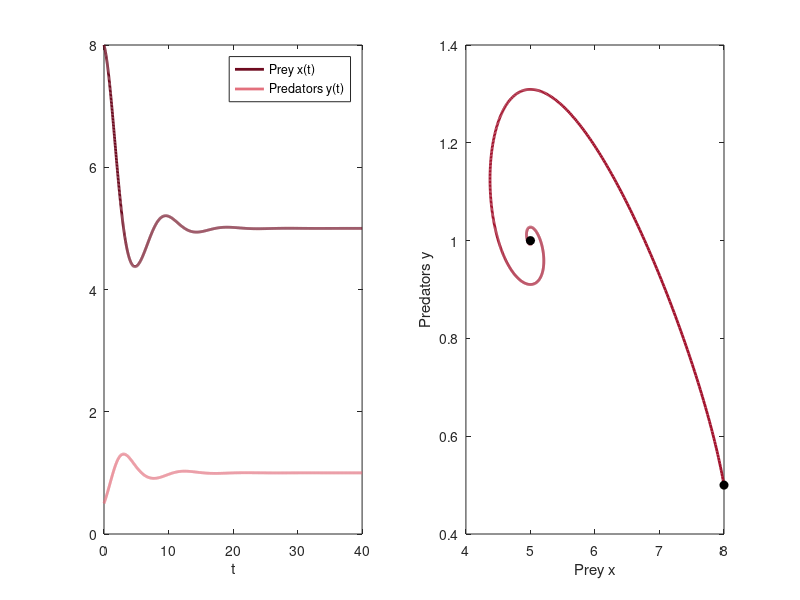

MATLAB code for this plot:
% Fig. 4.2: Continuous predator-prey model (book, Section 4.1, Eq. 4.2)
% dx/dt = r (1 - x/K) x - c x y,  dy/dt = d x y - e y  with r = 1, K = 10, c = 0.5, d = 0.2, e = 1, x(0) = 8, y(0) = 0.5
% left time courses, right the same solution in the phase plane
% (c) 2026 Philipp Kügler · Program for the book "Dynamical Systems in the Life Sciences" · MIT License (see LICENSE)
r = 1; K = 10; c = 0.5; d = 0.2; e = 1;
f = @(t, z) [r * (1 - z(1) / K) * z(1) - c * z(1) * z(2); d * z(1) * z(2) - e * z(2)];
opt = odeset('RelTol', 1e-9, 'AbsTol', 1e-11);
t = linspace(0, 40, 2001);
[t, z] = ode45(f, t, [8; 0.5], opt);                     % row i of z: solution at time t(i)
x = z(:, 1); y = z(:, 2);
for tt = [10 20 40]
    i = find(t >= tt - 1e-9, 1);
    fprintf('t = %2d: x = %.3f,  y = %.3f\n', tt, x(i), y(i));
end
fprintf('steady state (e/d, r/c (1 - e/(d K))) = (%g, %g)\n', e / d, r / c * (1 - e / (d * K)));
subplot(1, 2, 1);
plot(t, x, 'Color', [0.43 0.04 0.12], 'LineWidth', 2); hold on
plot(t, y, 'Color', [0.89 0.44 0.49], 'LineWidth', 2); hold off
xlabel('t'); legend('Prey x(t)', 'Predators y(t)');
subplot(1, 2, 2);
plot(x, y, 'Color', [0.64 0.08 0.18], 'LineWidth', 2); hold on
plot([x(1) 5], [y(1) 1], 'ko', 'MarkerFaceColor', 'k'); hold off
xlabel('Prey x'); ylabel('Predators y');
